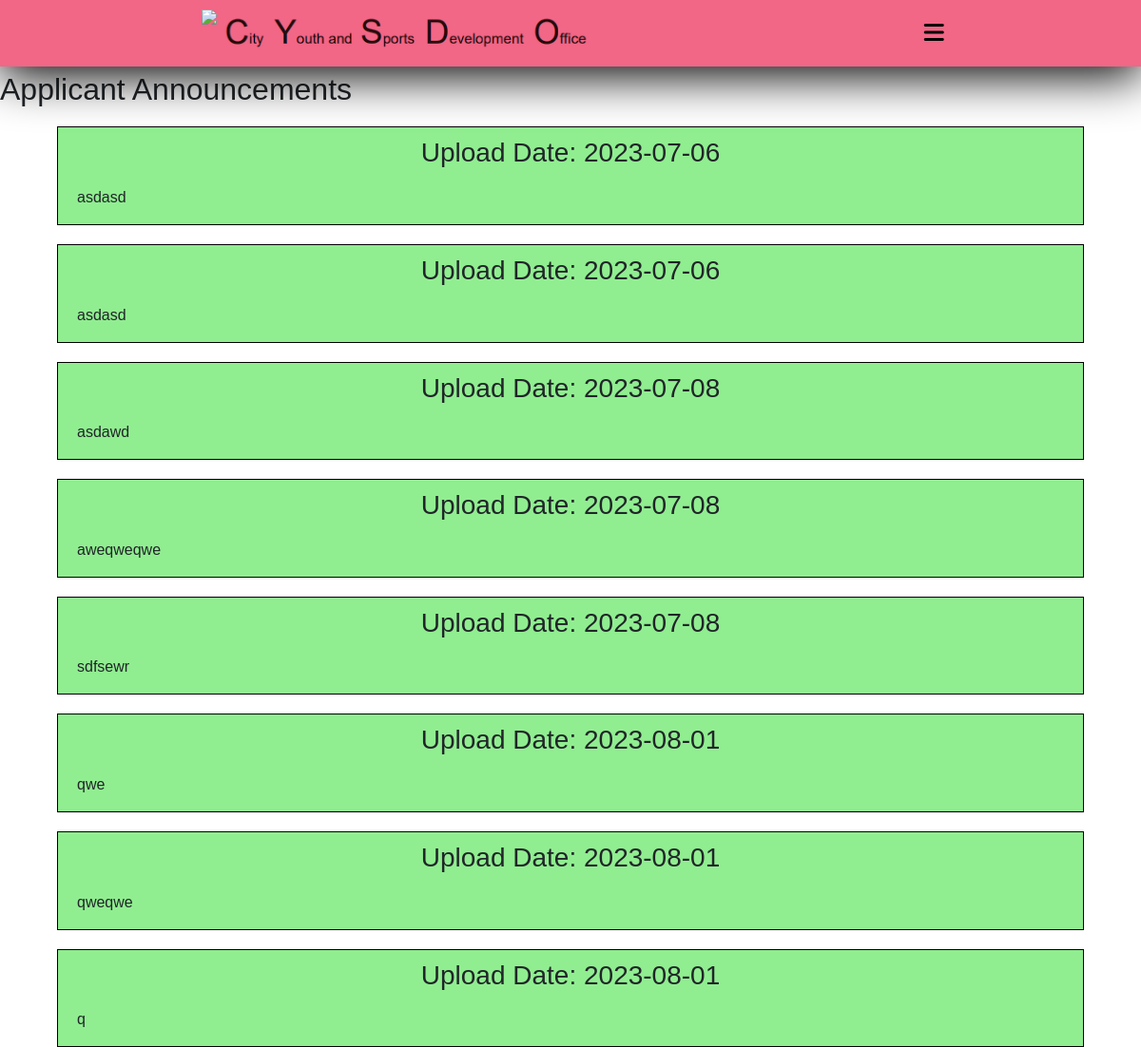
The app's page /appann.php, older data.
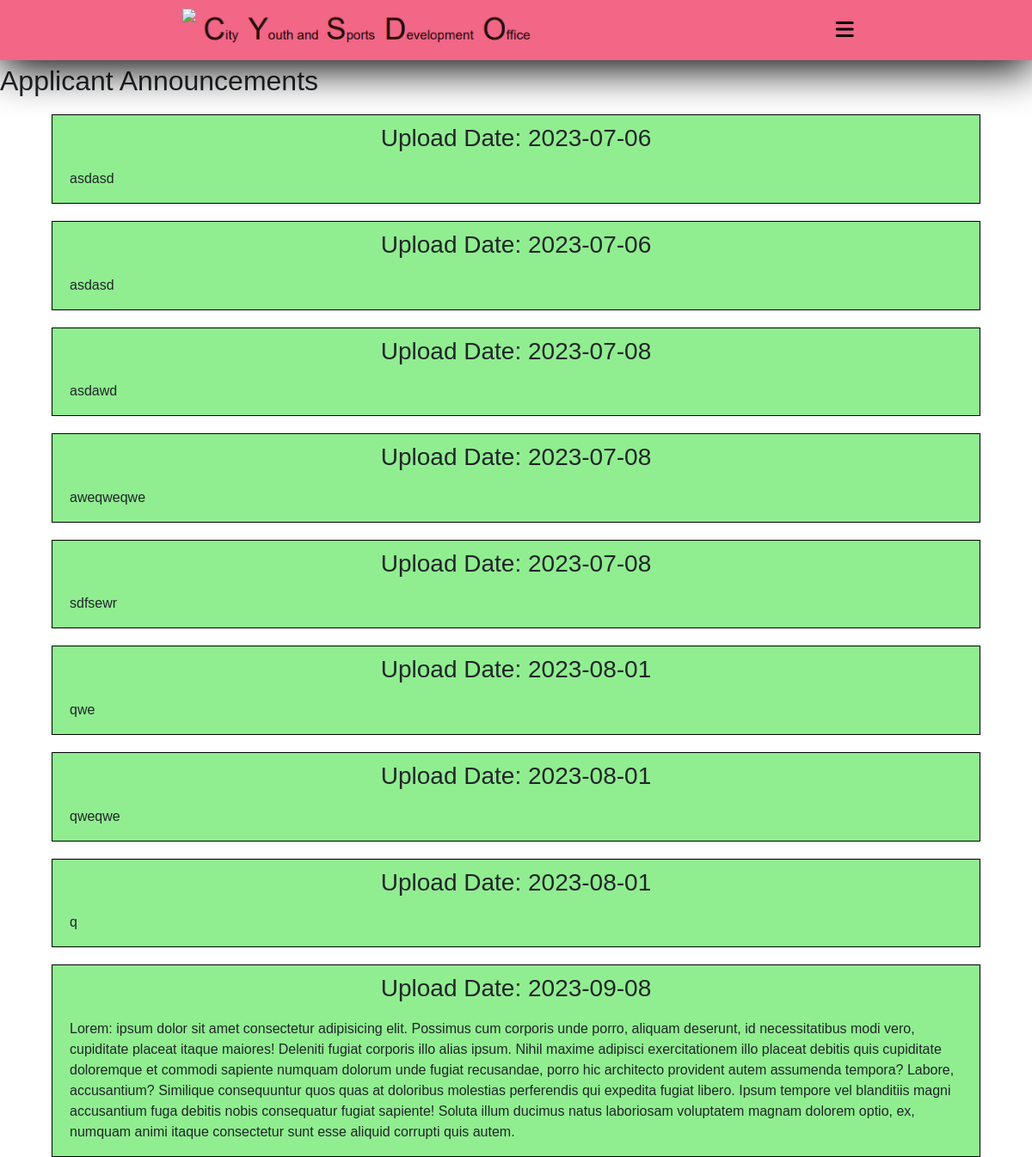
The same page, newer data.
### tables this page shows
CREATE TABLE `announcements` (
  `uploadId` int(11) NOT NULL,
  `uploadDate` date NOT NULL DEFAULT current_timestamp(),
  `announcement` longtext NOT NULL,
  `uploader` varchar(50) NOT NULL,
  `category` varchar(255) NOT NULL
);

### appann.php (the view, shortened to what this page needs)
<!DOCTYPE html>
<html>
<head>
</head>
<body>
    <?php include 'assets/template/homeNavigation.php';
    include 'pages/include/dbConnection.php';
    $query = "SELECT * FROM announcements WHERE category = 'applicant'";
    $resultGetPost = mysqli_query($conn, $query);
    ?>
    <div id="manageStyle">
        <h2>Applicant Announcements</h2>
        <?php
        if ($resultGetPost->num_rows > 0) {
            while ($row = $resultGetPost->fetch_assoc()) {
                echo "<div class='postFormat applicant'>
                          <section>
                              <h3>Upload Date: " . $row['uploadDate'] . "</h3>
                          </section>
                          <main>
                              <p>" . $row['announcement'] . "</p>
                          </main>
                      </div>";
            }
        } else {
            echo "No applicant announcements found.";
        }
        ?>
    </div>
</body>
</html>

### assets/template/homeNavigation.php (shortened to what this page needs)
<!DOCTYPE html>
<html lang="en">
<head>
    <link rel="stylesheet" href="https://cdnjs.cloudflare.com/ajax/libs/font-awesome/6.4.0/css/all.min.css">
    <link href="https://cdn.jsdelivr.net/npm/bootstrap@5.3.0/dist/css/bootstrap.min.css" rel="stylesheet">
</head>
<body>
    <header>
    <div class="header">
        <div id="pic">
            <img src="assets/image/CysdoLogo.png" class="img-fluid"/>
            <img id="headImg" src="assets/image/CYSDOHeader.png" class="img-fluid"/>
        </div>
        <div id="menu">
                <div class="toggle_btn">
                <i class="fa-solid fa-bars"></i>
                </div>
        </div>
    </div>
    </header>
</body>
</html>

### appann.php (style rules this page uses)
* { box-sizing: border-box; margin: 0px; padding: 0px; }
.postFormat { border: 1px solid black; margin-top: 20px; height: auto; width: 90%; }
.postFormat section { display: flex; flex-direction: row; justify-content: space-between; margin: 10px 20px; }
.postFormat.applicant { background-color: lightgreen; }
main { margin: 10px 20px; }

### assets/template/homeNavigation.php (style rules this page uses)
* { padding: 0; margin: auto; text-decoration: none; list-style: none; box-sizing: border-box; }
body { height: 100vh; font-family: Arial, Helvetica, sans-serif; }
header { position: relative; padding: 0 2rem; background: #f26686; box-shadow: 0px 10px 50px #000000; margin-bottom: 5px; }
.header { width: 100%; height: 70px; max-width: 2000px; margin: 0 auto; display: flex; align-items: center; justify-content: space-between; }
.header .toggle_btn { color: #000000; font-size: 1.5rem; cursor: pointer; display: none; }
#pic { display: flex; flex-direction: row; }
#headImg { mix-blend-mode: multiply; display: block; }
#pic img { height: 50px; width: auto; margin-top: 10px; margin-left: 5px; margin-bottom: 10px; }
@media (max-width: 1250px) { .header .toggle_btn { display: block; } }

Row changes from the older to the newer data that the page shows:
added announcements: uploadDate "2023-09-08", announcement "Lorem: ipsum dolor sit amet consectetur adipisicing elit. Possimus cum corporis unde porro, aliquam deserunt, id necessitatibus modi vero, cupiditate placeat itaque maiores! Deleniti fugiat corporis illo alias ipsum. Nihil maxime adipisci exercitationem illo placeat debitis quis cupiditate doloremque et commodi sapiente numquam dolorum unde fugiat recusandae, porro hic architecto provident autem assumenda tempora? Labore, accusantium? Similique consequuntur quos quas at doloribus molestias perferendis qui expedita fugiat libero. Ipsum tempore vel blanditiis magni accusantium fuga debitis nobis consequatur fugiat sapiente! Soluta illum ducimus natus laboriosam voluptatem magnam dolorem…"
